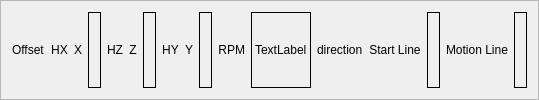
     <widget class="QFrame" name="frame_4">
      <property name="sizePolicy">
       <sizepolicy hsizetype="Expanding" vsizetype="Fixed">
        <horstretch>0</horstretch>
        <verstretch>0</verstretch>
       </sizepolicy>
      </property>
      <property name="minimumSize">
       <size>
        <width>0</width>
        <height>42</height>
       </size>
      </property>
      <property name="frameShape">
       <enum>QFrame::StyledPanel</enum>
      </property>
      <property name="frameShadow">
       <enum>QFrame::Raised</enum>
      </property>
      <layout class="QHBoxLayout" name="horizontalLayout">
       <item>
        <widget class="QLabel" name="label_34">
         <property name="text">
          <string>Offset</string>
         </property>
        </widget>
       </item>
       <item>
        <widget class="QLabel" name="home_lb_0">
         <property name="frameShape">
          <enum>QFrame::NoFrame</enum>
         </property>
         <property name="text">
          <string>HX</string>
         </property>
         <property name="alignment">
          <set>Qt::AlignCenter</set>
         </property>
        </widget>
       </item>
       <item>
        <widget class="QLabel" name="label">
         <property name="text">
          <string>X</string>
         </property>
         <property name="alignment">
          <set>Qt::AlignCenter</set>
         </property>
        </widget>
       </item>
       <item>
        <widget class="QLabel" name="dro_lb_x">
         <property name="sizePolicy">
          <sizepolicy hsizetype="Expanding" vsizetype="Expanding">
           <horstretch>0</horstretch>
           <verstretch>0</verstretch>
          </sizepolicy>
         </property>
         <property name="minimumSize">
          <size>
           <width>0</width>
           <height>28</height>
          </size>
         </property>
         <property name="font">
          <font>
           <family>FreeMono</family>
           <pointsize>14</pointsize>
           <bold>true</bold>
          </font>
         </property>
         <property name="frameShape">
          <enum>QFrame::Box</enum>
         </property>
         <property name="text">
          <string/>
         </property>
        </widget>
       </item>
       <item>
        <widget class="QLabel" name="home_lb_2">
         <property name="frameShape">
          <enum>QFrame::NoFrame</enum>
         </property>
         <property name="text">
          <string>HZ</string>
         </property>
         <property name="alignment">
          <set>Qt::AlignCenter</set>
         </property>
        </widget>
       </item>
       <item>
        <widget class="QLabel" name="label_3">
         <property name="text">
          <string>Z</string>
         </property>
         <property name="alignment">
          <set>Qt::AlignCenter</set>
         </property>
        </widget>
       </item>
       <item>
        <widget class="QLabel" name="dro_lb_z">
         <property name="sizePolicy">
          <sizepolicy hsizetype="Expanding" vsizetype="Expanding">
           <horstretch>0</horstretch>
           <verstretch>0</verstretch>
          </sizepolicy>
         </property>
         <property name="font">
          <font>
           <family>FreeMono</family>
           <pointsize>14</pointsize>
           <bold>true</bold>
          </font>
         </property>
         <property name="frameShape">
          <enum>QFrame::Box</enum>
         </property>
         <property name="text">
          <string/>
         </property>
        </widget>
       </item>
       <item>
        <widget class="QLabel" name="home_lb_1">
         <property name="frameShape">
          <enum>QFrame::NoFrame</enum>
         </property>
         <property name="text">
          <string>HY</string>
         </property>
         <property name="alignment">
          <set>Qt::AlignCenter</set>
         </property>
        </widget>
       </item>
       <item>
        <widget class="QLabel" name="label_2">
         <property name="text">
          <string>Y</string>
         </property>
         <property name="alignment">
          <set>Qt::AlignCenter</set>
         </property>
        </widget>
       </item>
       <item>
        <widget class="QLabel" name="dro_lb_y">
         <property name="sizePolicy">
          <sizepolicy hsizetype="Expanding" vsizetype="Expanding">
           <horstretch>0</horstretch>
           <verstretch>0</verstretch>
          </sizepolicy>
         </property>
         <property name="font">
          <font>
           <family>FreeMono</family>
           <pointsize>14</pointsize>
           <bold>true</bold>
          </font>
         </property>
         <property name="frameShape">
          <enum>QFrame::Box</enum>
         </property>
         <property name="text">
          <string/>
         </property>
        </widget>
       </item>
       <item>
        <widget class="QLabel" name="label_21">
         <property name="text">
          <string>RPM</string>
         </property>
         <property name="alignment">
          <set>Qt::AlignRight|Qt::AlignTrailing|Qt::AlignVCenter</set>
         </property>
        </widget>
       </item>
       <item>
        <widget class="QLabel" name="spindle_actual_speed_lb">
         <property name="frameShape">
          <enum>QFrame::Box</enum>
         </property>
         <property name="text">
          <string>TextLabel</string>
         </property>
        </widget>
       </item>
       <item>
        <widget class="QLabel" name="spindle_direction_0_lb">
         <property name="text">
          <string>direction</string>
         </property>
        </widget>
       </item>
       <item>
        <widget class="QLabel" name="label_5">
         <property name="text">
          <string>Start Line</string>
         </property>
         <property name="alignment">
          <set>Qt::AlignCenter</set>
         </property>
        </widget>
       </item>
       <item>
        <widget class="QLabel" name="start_line_lb">
         <property name="sizePolicy">
          <sizepolicy hsizetype="Expanding" vsizetype="Expanding">
           <horstretch>0</horstretch>
           <verstretch>0</verstretch>
          </sizepolicy>
         </property>
         <property name="maximumSize">
          <size>
           <width>50</width>
           <height>16777215</height>
          </size>
         </property>
         <property name="font">
          <font>
           <family>FreeMono</family>
           <pointsize>14</pointsize>
           <bold>false</bold>
          </font>
         </property>
         <property name="frameShape">
          <enum>QFrame::Box</enum>
         </property>
         <property name="text">
          <string/>
         </property>
         <property name="alignment">
          <set>Qt::AlignRight|Qt::AlignTrailing|Qt::AlignVCenter</set>
         </property>
        </widget>
       </item>
       <item>
        <widget class="QLabel" name="label_4">
         <property name="text">
          <string>Motion Line</string>
         </property>
         <property name="alignment">
          <set>Qt::AlignCenter</set>
         </property>
        </widget>
       </item>
       <item>
        <widget class="QLabel" name="motion_line_lb">
         <property name="sizePolicy">
          <sizepolicy hsizetype="Expanding" vsizetype="Expanding">
           <horstretch>0</horstretch>
           <verstretch>0</verstretch>
          </sizepolicy>
         </property>
         <property name="maximumSize">
          <size>
           <width>50</width>
           <height>16777215</height>
          </size>
         </property>
         <property name="font">
          <font>
           <family>FreeMono</family>
           <pointsize>14</pointsize>
           <bold>false</bold>
          </font>
         </property>
         <property name="frameShape">
          <enum>QFrame::Box</enum>
         </property>
         <property name="text">
          <string/>
         </property>
         <property name="alignment">
          <set>Qt::AlignRight|Qt::AlignTrailing|Qt::AlignVCenter</set>
         </property>
        </widget>
       </item>
      </layout>
     </widget>
